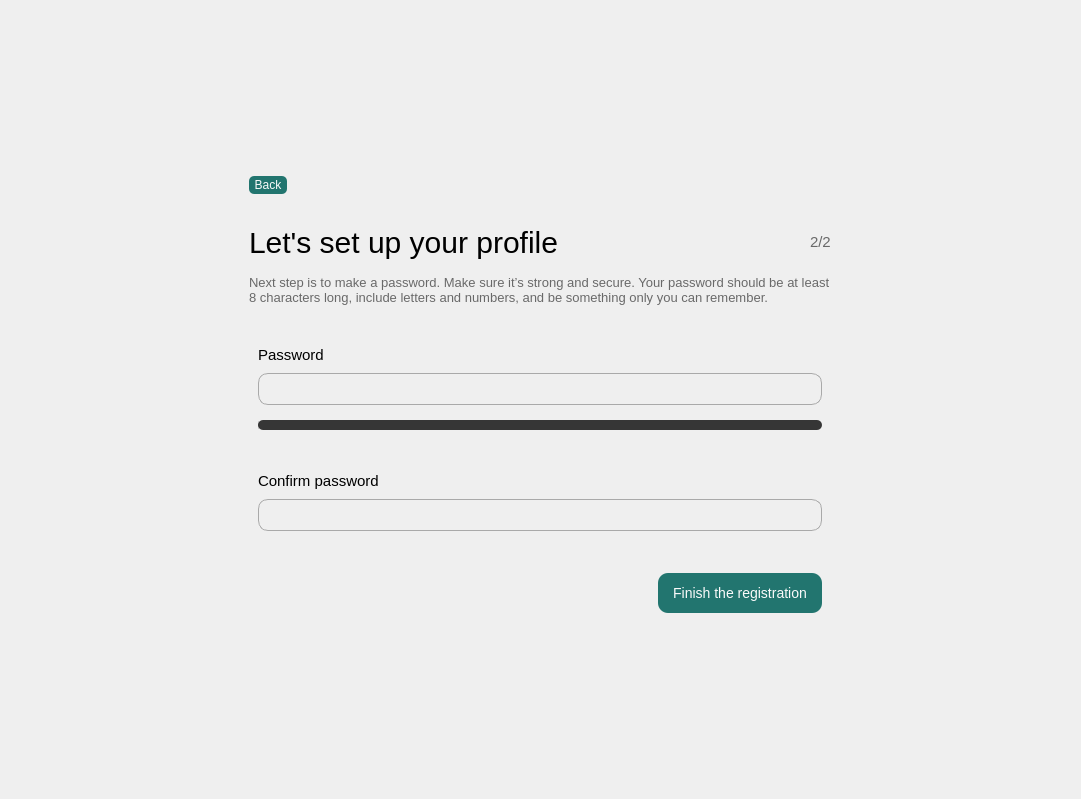
<?xml version="1.0" encoding="UTF-8"?>
<ui version="4.0">
 <class>registerAuth</class>
 <widget class="QWidget" name="registerAuth">
  <property name="geometry">
   <rect>
    <x>0</x>
    <y>0</y>
    <width>1081</width>
    <height>799</height>
   </rect>
  </property>
  <property name="sizePolicy">
   <sizepolicy hsizetype="Preferred" vsizetype="Preferred">
    <horstretch>0</horstretch>
    <verstretch>0</verstretch>
   </sizepolicy>
  </property>
  <property name="windowTitle">
   <string>Form</string>
  </property>
  <property name="styleSheet">
   <string notr="true">#setUp {
    font-size: 30px;
}

#password,
#copassword {
    font-size: 15px;
}

#countPage,
#info {
    color: #696969;
}

#countPage {
    font-size: 15px;
}

#info {
    font-size: 13px; 
}

#passwordEdit,
#copasswordEdit,
#signUpButton {
    height: 20px;
    font-size: 14px;
    color: #FAFAFA;
    background-color: transparent;
    border: 1px solid #A9A9A9;
    border-radius: 10px;
    padding: 5px 10px;
    outline: none;
}

#passwordEdit:hover,
#copasswordEdit:hover {
    border-color: #1B5E56;
    color: #FAFAFA;
}

#signUpButton,
#back {
    border: none;
    background-color: #22756F;
    padding: 10px 15px;
    color: #FAFAFA;
    border-radius: 10px;
}

#signUpButton:hover,
#back:hover {
    background-color: #1B5E56;
}

#signUpButton:disabled {
    background-color: #A9A9A9;
    color: #E0E0E0;
}

#progressBar {
	margin-top: 6px;
	background-color: #363636;
	max-height: 10px;
	border-radius: 5px;
}

#back {
	outline: none;
	padding: 2px 5px;
    border-radius: 5px;;
}


</string>
  </property>
  <layout class="QVBoxLayout" name="verticalLayout_5">
   <item alignment="Qt::AlignmentFlag::AlignHCenter">
    <widget class="QFrame" name="frame">
     <property name="sizePolicy">
      <sizepolicy hsizetype="Fixed" vsizetype="Fixed">
       <horstretch>0</horstretch>
       <verstretch>0</verstretch>
      </sizepolicy>
     </property>
     <property name="minimumSize">
      <size>
       <width>600</width>
       <height>500</height>
      </size>
     </property>
     <property name="frameShape">
      <enum>QFrame::Shape::NoFrame</enum>
     </property>
     <property name="frameShadow">
      <enum>QFrame::Shadow::Raised</enum>
     </property>
     <layout class="QVBoxLayout" name="verticalLayout_4">
      <item>
       <widget class="QPushButton" name="back">
        <property name="enabled">
         <bool>true</bool>
        </property>
        <property name="sizePolicy">
         <sizepolicy hsizetype="Maximum" vsizetype="Maximum">
          <horstretch>0</horstretch>
          <verstretch>0</verstretch>
         </sizepolicy>
        </property>
        <property name="text">
         <string>Back</string>
        </property>
       </widget>
      </item>
      <item>
       <widget class="QFrame" name="title">
        <property name="sizePolicy">
         <sizepolicy hsizetype="Minimum" vsizetype="Fixed">
          <horstretch>0</horstretch>
          <verstretch>0</verstretch>
         </sizepolicy>
        </property>
        <property name="frameShape">
         <enum>QFrame::Shape::NoFrame</enum>
        </property>
        <property name="frameShadow">
         <enum>QFrame::Shadow::Plain</enum>
        </property>
        <layout class="QVBoxLayout" name="verticalLayout_2">
         <property name="spacing">
          <number>0</number>
         </property>
         <property name="leftMargin">
          <number>0</number>
         </property>
         <property name="topMargin">
          <number>0</number>
         </property>
         <property name="rightMargin">
          <number>0</number>
         </property>
         <property name="bottomMargin">
          <number>0</number>
         </property>
         <item>
          <layout class="QHBoxLayout" name="horizontalLayout_3" stretch="0,0">
           <item>
            <widget class="QLabel" name="setUp">
             <property name="sizePolicy">
              <sizepolicy hsizetype="Preferred" vsizetype="Preferred">
               <horstretch>0</horstretch>
               <verstretch>0</verstretch>
              </sizepolicy>
             </property>
             <property name="styleSheet">
              <string notr="true"/>
             </property>
             <property name="text">
              <string>Let's set up your profile</string>
             </property>
            </widget>
           </item>
           <item alignment="Qt::AlignmentFlag::AlignRight">
            <widget class="QLabel" name="countPage">
             <property name="sizePolicy">
              <sizepolicy hsizetype="Preferred" vsizetype="Preferred">
               <horstretch>0</horstretch>
               <verstretch>0</verstretch>
              </sizepolicy>
             </property>
             <property name="font">
              <font>
               <pointsize>-1</pointsize>
              </font>
             </property>
             <property name="text">
              <string>2/2</string>
             </property>
            </widget>
           </item>
          </layout>
         </item>
         <item>
          <widget class="QLabel" name="info">
           <property name="sizePolicy">
            <sizepolicy hsizetype="Minimum" vsizetype="Fixed">
             <horstretch>0</horstretch>
             <verstretch>0</verstretch>
            </sizepolicy>
           </property>
           <property name="autoFillBackground">
            <bool>false</bool>
           </property>
           <property name="text">
            <string>Next step is to make a password. Make sure it’s strong and secure. Your password should be at least 8 characters long, include letters and numbers, and be something only you can remember.</string>
           </property>
           <property name="wordWrap">
            <bool>true</bool>
           </property>
          </widget>
         </item>
        </layout>
       </widget>
      </item>
      <item>
       <widget class="QFrame" name="passwordFrame">
        <property name="sizePolicy">
         <sizepolicy hsizetype="Preferred" vsizetype="Maximum">
          <horstretch>0</horstretch>
          <verstretch>0</verstretch>
         </sizepolicy>
        </property>
        <property name="frameShape">
         <enum>QFrame::Shape::NoFrame</enum>
        </property>
        <property name="frameShadow">
         <enum>QFrame::Shadow::Raised</enum>
        </property>
        <layout class="QVBoxLayout" name="verticalLayout">
         <property name="spacing">
          <number>9</number>
         </property>
         <item>
          <widget class="QLabel" name="password">
           <property name="sizePolicy">
            <sizepolicy hsizetype="Fixed" vsizetype="Fixed">
             <horstretch>0</horstretch>
             <verstretch>0</verstretch>
            </sizepolicy>
           </property>
           <property name="text">
            <string>Password</string>
           </property>
          </widget>
         </item>
         <item>
          <widget class="QLineEdit" name="passwordEdit"/>
         </item>
         <item>
          <widget class="QProgressBar" name="progressBar">
           <property name="styleSheet">
            <string notr="true"/>
           </property>
           <property name="textVisible">
            <bool>false</bool>
           </property>
          </widget>
         </item>
        </layout>
       </widget>
      </item>
      <item>
       <widget class="QFrame" name="copasswordFrame">
        <property name="sizePolicy">
         <sizepolicy hsizetype="Preferred" vsizetype="Maximum">
          <horstretch>0</horstretch>
          <verstretch>0</verstretch>
         </sizepolicy>
        </property>
        <property name="frameShape">
         <enum>QFrame::Shape::NoFrame</enum>
        </property>
        <property name="frameShadow">
         <enum>QFrame::Shadow::Raised</enum>
        </property>
        <layout class="QVBoxLayout" name="verticalLayout_3">
         <property name="spacing">
          <number>9</number>
         </property>
         <item>
          <widget class="QLabel" name="copassword">
           <property name="sizePolicy">
            <sizepolicy hsizetype="Fixed" vsizetype="Fixed">
             <horstretch>0</horstretch>
             <verstretch>0</verstretch>
            </sizepolicy>
           </property>
           <property name="text">
            <string>Confirm password</string>
           </property>
          </widget>
         </item>
         <item>
          <widget class="QLineEdit" name="copasswordEdit"/>
         </item>
        </layout>
       </widget>
      </item>
      <item>
       <widget class="QFrame" name="frameButton">
        <property name="sizePolicy">
         <sizepolicy hsizetype="Minimum" vsizetype="Maximum">
          <horstretch>0</horstretch>
          <verstretch>0</verstretch>
         </sizepolicy>
        </property>
        <property name="frameShape">
         <enum>QFrame::Shape::NoFrame</enum>
        </property>
        <property name="frameShadow">
         <enum>QFrame::Shadow::Raised</enum>
        </property>
        <layout class="QHBoxLayout" name="horizontalLayout">
         <item alignment="Qt::AlignmentFlag::AlignRight">
          <widget class="QPushButton" name="signUpButton">
           <property name="sizePolicy">
            <sizepolicy hsizetype="Maximum" vsizetype="Maximum">
             <horstretch>0</horstretch>
             <verstretch>0</verstretch>
            </sizepolicy>
           </property>
           <property name="text">
            <string>Finish the registration</string>
           </property>
          </widget>
         </item>
        </layout>
       </widget>
      </item>
     </layout>
    </widget>
   </item>
  </layout>
 </widget>
 <resources/>
 <connections/>
</ui>
